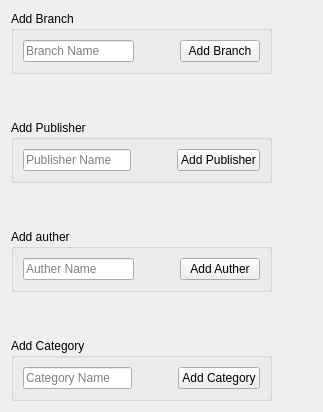
              <widget class="QWidget" name="tab_68">
               <attribute name="title">
                <string>Add Data</string>
               </attribute>
               <layout class="QGridLayout" name="gridLayout_50">
                <item row="2" column="0">
                 <widget class="QGroupBox" name="groupBox_2">
                  <property name="font">
                   <font>
                    <family>MS Shell Dlg 2</family>
                    <weight>50</weight>
                    <bold>false</bold>
                   </font>
                  </property>
                  <property name="title">
                   <string>Add Publisher</string>
                  </property>
                  <layout class="QGridLayout" name="gridLayout_52">
                   <item row="0" column="2">
                    <widget class="QPushButton" name="pushButton_50">
                     <property name="font">
                      <font>
                       <family>MS Shell Dlg 2</family>
                       <weight>50</weight>
                       <bold>false</bold>
                      </font>
                     </property>
                     <property name="text">
                      <string>Add Publisher</string>
                     </property>
                    </widget>
                   </item>
                   <item row="0" column="0">
                    <widget class="QLineEdit" name="lineEdit_90">
                     <property name="placeholderText">
                      <string>Publisher Name</string>
                     </property>
                    </widget>
                   </item>
                   <item row="0" column="1">
                    <spacer name="horizontalSpacer_26">
                     <property name="orientation">
                      <enum>Qt::Horizontal</enum>
                     </property>
                     <property name="sizeType">
                      <enum>QSizePolicy::Maximum</enum>
                     </property>
                     <property name="sizeHint" stdset="0">
                      <size>
                       <width>40</width>
                       <height>20</height>
                      </size>
                     </property>
                    </spacer>
                   </item>
                  </layout>
                 </widget>
                </item>
                <item row="3" column="0">
                 <spacer name="verticalSpacer_7">
                  <property name="orientation">
                   <enum>Qt::Vertical</enum>
                  </property>
                  <property name="sizeType">
                   <enum>QSizePolicy::Maximum</enum>
                  </property>
                  <property name="sizeHint" stdset="0">
                   <size>
                    <width>20</width>
                    <height>40</height>
                   </size>
                  </property>
                 </spacer>
                </item>
                <item row="6" column="0">
                 <widget class="QGroupBox" name="groupBox_6">
                  <property name="font">
                   <font>
                    <family>MS Shell Dlg 2</family>
                    <weight>50</weight>
                    <bold>false</bold>
                   </font>
                  </property>
                  <property name="title">
                   <string>Add Category</string>
                  </property>
                  <layout class="QGridLayout" name="gridLayout_55">
                   <item row="0" column="2">
                    <spacer name="horizontalSpacer_27">
                     <property name="orientation">
                      <enum>Qt::Horizontal</enum>
                     </property>
                     <property name="sizeType">
                      <enum>QSizePolicy::Maximum</enum>
                     </property>
                     <property name="sizeHint" stdset="0">
                      <size>
                       <width>40</width>
                       <height>20</height>
                      </size>
                     </property>
                    </spacer>
                   </item>
                   <item row="0" column="0">
                    <widget class="QLineEdit" name="lineEdit_96">
                     <property name="placeholderText">
                      <string>Category Name</string>
                     </property>
                    </widget>
                   </item>
                   <item row="0" column="3">
                    <widget class="QPushButton" name="pushButton_53">
                     <property name="font">
                      <font>
                       <family>MS Shell Dlg 2</family>
                       <weight>50</weight>
                       <bold>false</bold>
                      </font>
                     </property>
                     <property name="text">
                      <string>Add Category</string>
                     </property>
                    </widget>
                   </item>
                  </layout>
                 </widget>
                </item>
                <item row="1" column="0">
                 <spacer name="verticalSpacer_6">
                  <property name="orientation">
                   <enum>Qt::Vertical</enum>
                  </property>
                  <property name="sizeType">
                   <enum>QSizePolicy::Maximum</enum>
                  </property>
                  <property name="sizeHint" stdset="0">
                   <size>
                    <width>20</width>
                    <height>40</height>
                   </size>
                  </property>
                 </spacer>
                </item>
                <item row="2" column="1">
                 <spacer name="horizontalSpacer_48">
                  <property name="orientation">
                   <enum>Qt::Horizontal</enum>
                  </property>
                  <property name="sizeType">
                   <enum>QSizePolicy::MinimumExpanding</enum>
                  </property>
                  <property name="sizeHint" stdset="0">
                   <size>
                    <width>40</width>
                    <height>20</height>
                   </size>
                  </property>
                 </spacer>
                </item>
                <item row="0" column="0">
                 <widget class="QGroupBox" name="groupBox">
                  <property name="font">
                   <font>
                    <family>MS Shell Dlg 2</family>
                    <weight>50</weight>
                    <bold>false</bold>
                   </font>
                  </property>
                  <property name="title">
                   <string>Add Branch</string>
                  </property>
                  <layout class="QGridLayout" name="gridLayout_51">
                   <item row="0" column="0">
                    <widget class="QLineEdit" name="lineEdit_87">
                     <property name="font">
                      <font>
                       <family>MS Shell Dlg 2</family>
                       <weight>50</weight>
                       <bold>false</bold>
                      </font>
                     </property>
                     <property name="placeholderText">
                      <string>Branch Name</string>
                     </property>
                    </widget>
                   </item>
                   <item row="0" column="2">
                    <widget class="QPushButton" name="pushButton_49">
                     <property name="font">
                      <font>
                       <family>MS Shell Dlg 2</family>
                       <weight>50</weight>
                       <bold>false</bold>
                      </font>
                     </property>
                     <property name="text">
                      <string>Add Branch</string>
                     </property>
                    </widget>
                   </item>
                   <item row="0" column="1">
                    <spacer name="horizontalSpacer_43">
                     <property name="orientation">
                      <enum>Qt::Horizontal</enum>
                     </property>
                     <property name="sizeType">
                      <enum>QSizePolicy::Maximum</enum>
                     </property>
                     <property name="sizeHint" stdset="0">
                      <size>
                       <width>40</width>
                       <height>20</height>
                      </size>
                     </property>
                    </spacer>
                   </item>
                  </layout>
                 </widget>
                </item>
                <item row="4" column="0">
                 <widget class="QGroupBox" name="groupBox_3">
                  <property name="font">
                   <font>
                    <family>MS Shell Dlg 2</family>
                    <weight>50</weight>
                    <bold>false</bold>
                   </font>
                  </property>
                  <property name="title">
                   <string>Add auther</string>
                  </property>
                  <layout class="QGridLayout" name="gridLayout_53">
                   <item row="0" column="0">
                    <widget class="QLineEdit" name="lineEdit_92">
                     <property name="placeholderText">
                      <string>Auther Name</string>
                     </property>
                    </widget>
                   </item>
                   <item row="0" column="2">
                    <widget class="QPushButton" name="pushButton_51">
                     <property name="font">
                      <font>
                       <family>MS Shell Dlg 2</family>
                       <weight>50</weight>
                       <bold>false</bold>
                      </font>
                     </property>
                     <property name="text">
                      <string>Add Auther</string>
                     </property>
                    </widget>
                   </item>
                   <item row="0" column="1">
                    <spacer name="horizontalSpacer_4">
                     <property name="orientation">
                      <enum>Qt::Horizontal</enum>
                     </property>
                     <property name="sizeType">
                      <enum>QSizePolicy::Maximum</enum>
                     </property>
                     <property name="sizeHint" stdset="0">
                      <size>
                       <width>40</width>
                       <height>20</height>
                      </size>
                     </property>
                    </spacer>
                   </item>
                  </layout>
                 </widget>
                </item>
                <item row="5" column="0">
                 <spacer name="verticalSpacer_8">
                  <property name="orientation">
                   <enum>Qt::Vertical</enum>
                  </property>
                  <property name="sizeType">
                   <enum>QSizePolicy::Maximum</enum>
                  </property>
                  <property name="sizeHint" stdset="0">
                   <size>
                    <width>20</width>
                    <height>40</height>
                   </size>
                  </property>
                 </spacer>
                </item>
               </layout>
              </widget>
